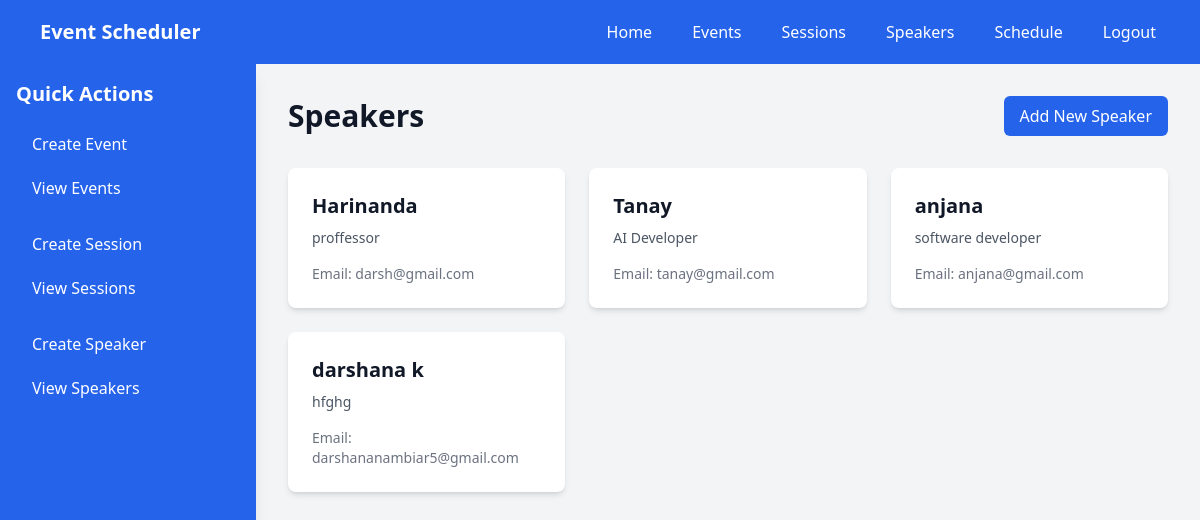
/speakers/ (signed in), run on the app's committed database.
### scheduler/models.py (models this page shows, shortened)
class Speaker(models.Model):
    name = models.CharField(max_length=100)
    email = models.EmailField(unique=True)
    bio = models.TextField()
    created_at = models.DateTimeField(auto_now_add=True)
    updated_at = models.DateTimeField(auto_now=True)

### scheduler/views.py (the view)
# urls.py: path('speakers/', views.speakers, name='speakers'),
@login_required
def speakers(request):
    speakers = Speaker.objects.all().order_by('name')
    return render(request, 'scheduler/speakers.html', {'speakers': speakers})

### scheduler/auth.py (called while the page is built)
    def get_user(self, user_id):
        UserModel = get_user_model()
        try:
            return UserModel.objects.get(pk=user_id)
        except UserModel.DoesNotExist:
            return None

### scheduler/templates/scheduler/speakers.html
{% extends 'scheduler/base.html' %}
{% block content %}
<div class="max-w-7xl mx-auto">
    <div class="flex justify-between items-center mb-8">
        <h1 class="text-3xl font-bold text-gray-900">Speakers</h1>
        <a href="{% url 'create_speaker' %}" class="bg-blue-600 text-white px-4 py-2 rounded-md hover:bg-blue-700">
            Add New Speaker
        </a>
    </div>
    <div class="grid grid-cols-1 md:grid-cols-2 lg:grid-cols-3 gap-6">
        {% for speaker in speakers %}
            <div class="bg-white rounded-lg shadow-md overflow-hidden">
                <div class="p-6">
                    <h2 class="text-xl font-semibold text-gray-900 mb-2">{{ speaker.name }}</h2>
                    <p class="text-gray-600 text-sm mb-4">{{ speaker.bio|truncatewords:30 }}</p>
                    <div class="text-sm text-gray-500">
                        <p>Email: {{ speaker.email }}</p>
                    </div>
                </div>
            </div>
        {% empty %}
            <div class="col-span-full text-center py-12">
                <p class="text-gray-600">No speakers found. Add your first speaker!</p>
            </div>
        {% endfor %}
    </div>
</div>
{% endblock %}

### scheduler/templates/scheduler/base.html (shortened to what this page needs)
{% extends 'base.html' %}

### scheduler/templates/base.html (shortened to what this page needs)
<!DOCTYPE html>
<html lang="en">
<head>
    <script src="https://cdn.tailwindcss.com"></script>
</head>
<body class="bg-gray-100">
    <nav class="bg-blue-600 fixed w-full z-50">
        <div class="max-w-7xl mx-auto px-4 sm:px-6 lg:px-8">
            <div class="flex justify-between items-center h-16">
                <div class="flex items-center">
                    <h1 class="text-white text-xl font-bold ml-2">Event Scheduler</h1>
                </div>
                <div class="hidden lg:block">
                    <div class="flex items-center space-x-4">
                        <a href="{% url 'home' %}" class="text-white hover:bg-blue-700 px-3 py-2 rounded-md transition-colors duration-200">Home</a>
                        <a href="{% url 'events' %}" class="text-white hover:bg-blue-700 px-3 py-2 rounded-md transition-colors duration-200">Events</a>
                        <a href="{% url 'sessions' %}" class="text-white hover:bg-blue-700 px-3 py-2 rounded-md transition-colors duration-200">Sessions</a>
                        <a href="{% url 'speakers' %}" class="text-white hover:bg-blue-700 px-3 py-2 rounded-md transition-colors duration-200">Speakers</a>
                        <a href="{% url 'schedule' %}" class="text-white hover:bg-blue-700 px-3 py-2 rounded-md transition-colors duration-200">Schedule</a>
                        <form method="post" action="{% url 'logout' %}" class="inline">
                            <button type="submit" class="text-white hover:bg-blue-700 px-3 py-2 rounded-md transition-colors duration-200">Logout</button>
                        </form>
                    </div>
                </div>
            </div>
        </div>
    </nav>
    <div class="flex pt-16">
        <div id="sidebar" class="w-64 bg-blue-600 shadow-lg h-screen fixed translate-x-0 lg:translate-x-0 transition-transform duration-300 ease-in-out z-40">
            <div class="p-4 pt-4">
                <h2 class="text-xl font-semibold text-white mb-4">Quick Actions</h2>
                <ul class="space-y-4">
                    <li>
                        <div class="space-y-1">
                            <a href="{% url 'create_event' %}" class="block px-4 py-2 text-white hover:bg-blue-700 rounded-md transition-colors duration-200">
                                Create Event
                            </a>
                            <a href="{% url 'events' %}" class="block px-4 py-2 text-white hover:bg-blue-700 rounded-md transition-colors duration-200">
                                View Events
                            </a>
                        </div>
                    </li>
                    <li>
                        <div class="space-y-1">
                            <a href="{% url 'create_session' %}" class="block px-4 py-2 text-white hover:bg-blue-700 rounded-md transition-colors duration-200">
                                Create Session
                            </a>
                            <a href="{% url 'sessions' %}" class="block px-4 py-2 text-white hover:bg-blue-700 rounded-md transition-colors duration-200">
                                View Sessions
                            </a>
                        </div>
                    </li>
                    <li>
                        <div class="space-y-1">
                            <a href="{% url 'create_speaker' %}" class="block px-4 py-2 text-white hover:bg-blue-700 rounded-md transition-colors duration-200">
                                Create Speaker
                            </a>
                            <a href="{% url 'speakers' %}" class="block px-4 py-2 text-white hover:bg-blue-700 rounded-md transition-colors duration-200">
                                View Speakers
                            </a>
                        </div>
                    </li>
                </ul>
            </div>
        </div>
        <div class="flex-1 lg:ml-64 p-4 sm:p-6 lg:p-8">
            {% block content %}
            {% endblock %}
        </div>
    </div>
</body>
</html>

### data on the page
Speaker: name "Harinanda", bio "proffessor", email "darsh@gmail.com"
Speaker: name "Tanay", bio "AI Developer", email "tanay@gmail.com"
Speaker: name "anjana", bio "software developer", email "anjana@gmail.com"
Speaker: name "darshana k", bio "hfghg", email "darshananambiar5@gmail.com"
